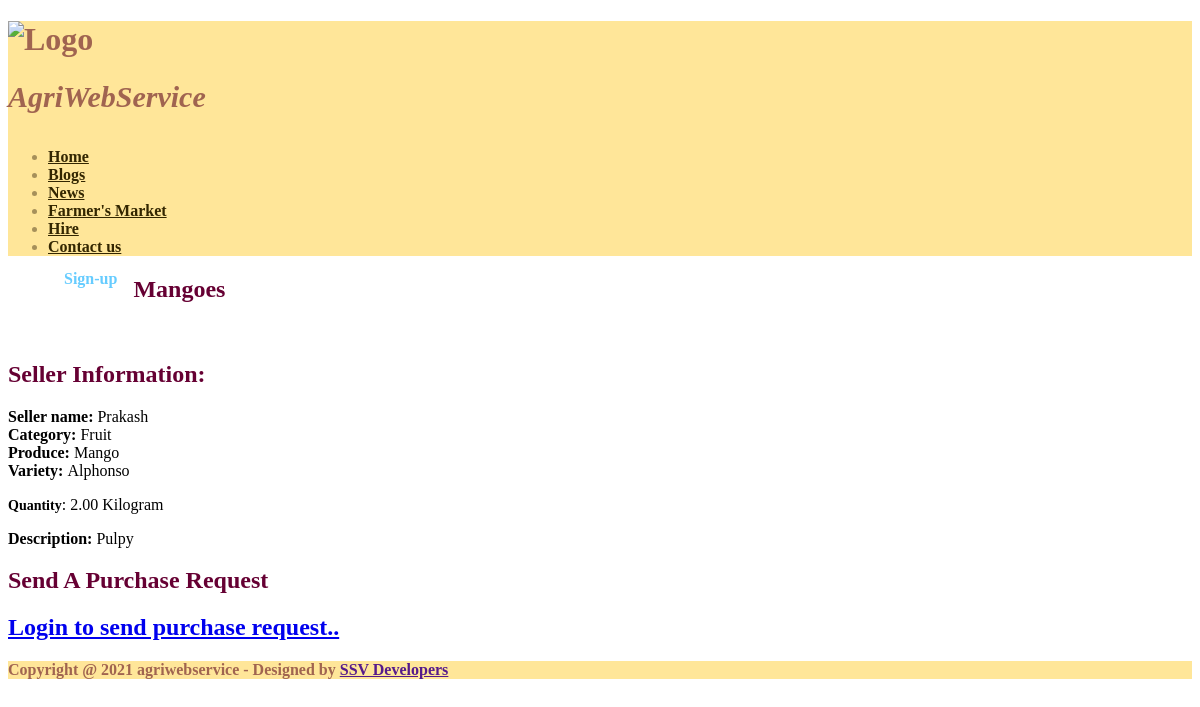
The page /displaysalesdetailed.php?productid=19 on the database its author committed.
### tables this page shows
CREATE TABLE `product` (
  `product_id` int(10) NOT NULL,
  `seller_id` int(10) NOT NULL,
  `category_id` int(10) NOT NULL,
  `produce_id` int(10) NOT NULL,
  `variety_id` int(10) NOT NULL,
  `title` varchar(100) NOT NULL,
  `img_1` varchar(100) NOT NULL,
  `img_2` varchar(100) NOT NULL,
  `img_3` varchar(100) NOT NULL,
  `img_4` varchar(100) NOT NULL,
  `img_5` varchar(100) NOT NULL,
  `quantity` float(10,2) NOT NULL,
  `quantity_type` varchar(25) NOT NULL,
  `description` text NOT NULL,
  `uploaded_date` date NOT NULL,
  `status` varchar(10) NOT NULL
);

CREATE TABLE `seller` (
  `seller_id` int(10) NOT NULL,
  `seller_name` varchar(25) NOT NULL,
  `seller_address` text NOT NULL,
  `state_id` int(10) NOT NULL,
  `country_id` int(10) NOT NULL,
  `city_id` int(10) NOT NULL,
  `pincode` varchar(10) NOT NULL,
  `contact_number` varchar(15) NOT NULL,
  `mobile_no` varchar(10) NOT NULL,
  `email_id` varchar(50) NOT NULL,
  `aadhar_no` bigint(20) NOT NULL,
  `rtc_no` int(11) NOT NULL,
  `password` varchar(25) NOT NULL,
  `bank_name` varchar(50) NOT NULL,
  `bank_branch` varchar(50) NOT NULL,
  `bank_IFSC` varchar(25) NOT NULL,
  `bank_acno` varchar(25) NOT NULL,
  `status` varchar(10) NOT NULL
);

CREATE TABLE `category` (
  `category_id` int(10) NOT NULL,
  `category` varchar(25) NOT NULL,
  `category_type` varchar(25) NOT NULL,
  `description` text NOT NULL,
  `img` varchar(100) NOT NULL,
  `status` varchar(10) NOT NULL
);

CREATE TABLE `produce` (
  `produce_id` int(10) NOT NULL,
  `category_id` int(10) NOT NULL,
  `produce` varchar(25) NOT NULL,
  `description` text NOT NULL,
  `img` varchar(100) NOT NULL,
  `status` varchar(10) NOT NULL
);

CREATE TABLE `variety` (
  `variety_id` int(10) NOT NULL,
  `category_id` int(10) NOT NULL,
  `produce_id` int(10) NOT NULL,
  `variety` varchar(25) NOT NULL,
  `description` text NOT NULL,
  `img` varchar(100) NOT NULL,
  `status` varchar(10) NOT NULL
);

### displaysalesdetailed.php (the view, shortened to what this page needs)
<?php
include("header.php");
include("dbconnection.php");
?>
<div id="featured">
			<div class="container">
				<div class="row">
					<div class="9u">
   <?php
	$sql = "SELECT * FROM product WHERE product_id='$_GET[productid]'";
  	$qsql = mysqli_query($con,$sql);
	$rs = mysqli_fetch_array($qsql);
			$sqlseller = "SELECT * FROM seller WHERE seller_id='$rs[seller_id]'";
			$qsqlseller = mysqli_query($con,$sqlseller);
			$rsseller = mysqli_fetch_array($qsqlseller);
			$sqlcategory = "SELECT * FROM category WHERE category_id='$rs[category_id]'";
			$qsqlcategory = mysqli_query($con,$sqlcategory);
			$rscategory = mysqli_fetch_array($qsqlcategory);
			$sqlproduce = "SELECT * FROM produce WHERE produce_id='$rs[produce_id]'";
			$qsqlproduce = mysqli_query($con,$sqlproduce);
			$rsproduce = mysqli_fetch_array($qsqlproduce);
			$sqlvariety = "SELECT * FROM variety WHERE variety_id='$rs[variety_id]'";
			$qsqlvariety = mysqli_query($con,$sqlvariety);
			$rsvariety = mysqli_fetch_array($qsqlvariety);
   ?>
						<section>
							<header>
								<h2 style="color:#660033"><?php echo $rs[title]; ?></h2>
							</header>
<br />
							<h2 style="color:#660033"><strong>Seller Information:</strong></h2>
                            <strong>Seller name:  </strong><?php echo $rsseller[seller_name]; ?><br />
                            <strong>Category: </strong><?php echo $rscategory[category]; ?><br />
                            <strong>Produce: </strong><?php echo $rsproduce[produce]; ?><br />
                            <strong>Variety: </strong><?php echo $rsvariety[variety]; ?><br />
                            <p><strong style="font-size:14px;">Quantity</strong>: <?php echo $rs[quantity]; ?> <?php echo $rs[quantity_type]; ?>
                            </p>
							<p><?php echo "<strong>Description: </strong>".$rs[description]; ?></p>
                                <h2 style="color:#660033"><strong>Send A Purchase Request</strong></h2>
                           <?php
				if(isset($_POST[submit]))
				{
					echo "<h2>Purchase request sent successfully..</h2><h3><a href='viewpurchaserequest.php'>View purchase request</a></h3>";
				}
				else
				{
						   if(isset($_SESSION[customerid]))
						   {
						   ?>
                            <form method="post" action="" name="frmpurchaserequest" onSubmit="return validatepurchaserequest()">
                            <input type="hidden" name="productid" value="<?php echo $rs[product_id]; ?>" />
						  <table width="738" height="248" border="2">
						    <tbody>
						      <tr>
						        <td width="139" align="right">Purchase Quantity<font color="#FF0000">*</font></td>
						        <td width="581"><input type="number" max="<?php echo $rs[quantity]; ?>" name="quantity" id="quantity" value="<?php echo $rsedit[quantity]; ?>" autofocus> <font color="#FF0000">  (in <?php echo $rs[quantity_type]; ?> ) </font></td>
					          </tr>
						      <tr>
						        <td align="right">Request Date  <font color="#FF0000">*</font></td>
						        <td><input type="date" name="requestdate" id="requestdate" readonly value="<?php echo date("Y-m-d"); ?>"></td>
					          </tr>
						      <tr>
						        <td align="right">Expiry Date  <font color="#FF0000">*</font></td>
						        <td><input type="date" name="expirydate" id="expirydate" readonly value="<?php echo date('Y-m-d', strtotime(date("Y-m-d"). ' + 7 day')); ?>" ></td>
					          </tr>
						      <tr>
						        <td align="right">Note</td>
						        <td><textarea name="note" id="note"><?php echo $rsedit[note]; ?></textarea></td>
					          </tr>
						      <tr>
						        <td height="15">&nbsp;</td>
						        <td><input type="submit" name="submit" id="submit" value="Submit" style="background-color:#b3f0ff;width:14%;height:110%;border-radius:20px;font-weight:bold"></td>
					          </tr>
					        </tbody>
					      </table>
                          </form>
							<?php
						   }
						   else
						   {
							?>
                             <h2><a href='customerloginpanel.php?pagename=<?php echo basename($_SERVER['PHP_SELF']); ?>&productid=<?php echo $rs[product_id]; ?>'>Login to send purchase request..</a></h2>
                           <?php
						   }
				}
						   ?>
						</section>
					</div>
				</div>
			</div>
		</div>
<?php include("footer.php");?>

### rows shown on the page
product: title "Mangoes", quantity "2.00", quantity_type "Kilogram", description "Pulpy"
seller: seller_name "Prakash"
category: category "Fruit"
produce: produce "Mango"
variety: variety "Alphonso"

### other values the page prints
date(Y) "2021"
